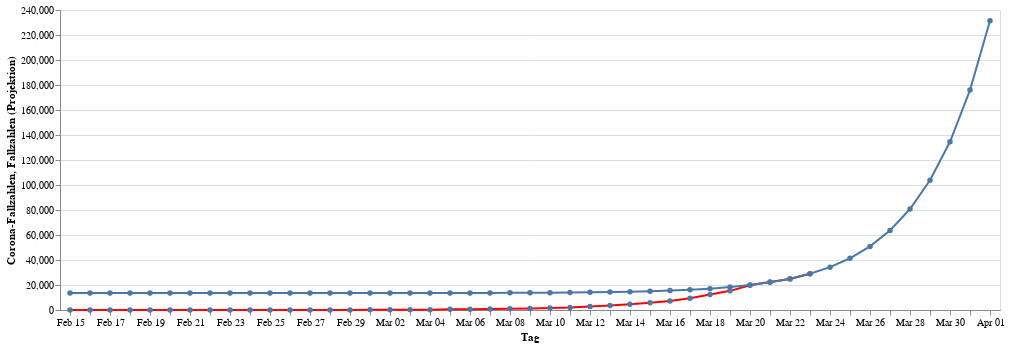

Source (notebook cell):
### Code cell
infections_chart = alt.Chart(data).mark_line(point=True, color="red").encode(
    alt.X("monthdate(day):O", title="Tag"),
    alt.Y("cases:Q", title="Corona-Fallzahlen"))
projection_chart = alt.Chart(projection_data).mark_line(point=True).encode(
    alt.X("monthdate(day):O", title="Tag"),
    alt.Y("curve:Q", title="Fallzahlen (Projektion)"))
infections_chart + projection_chart

### Figure 1 — Vega-Lite specification as saved in the notebook (floating-point values rounded to 4 significant figures)
{"config": {"view": {"continuousWidth": 400, "continuousHeight": 300}}, "layer": [{"data": {"name": "data-c3296096b88d61888a5ba735af87cc0c"}, "mark": {"type": "line", "color": "red", "point": true}, "encoding": {"x": {"type": "ordinal", "field": "day", "timeUnit": "monthdate", "title": "Tag"}, "y": {"type": "quantitative", "field": "cases", "title": "Corona-Fallzahlen"}}}, {"data": {"name": "data-e0ddb0bc1176659036fdc1147a329dd9"}, "mark": {"type": "line", "point": true}, "encoding": {"x": {"type": "ordinal", "field": "day", "timeUnit": "monthdate", "title": "Tag"}, "y": {"type": "quantitative", "field": "curve", "title": "Fallzahlen (Projektion)"}}}], "$schema": "https://vega.github.io/schema/vega-lite/v4.0.2.json", "datasets": {"data-c3296096b88d61888a5ba735af87cc0c": [{"day": "2020-02-15T00:00:00", "cases": 16}, {"day": "2020-02-16T00:00:00", "cases": 16}, {"day": "2020-02-17T00:00:00", "cases": 16}, {"day": "2020-02-18T00:00:00", "cases": 16}, {"day": "2020-02-19T00:00:00", "cases": 16}, {"day": "2020-02-20T00:00:00", "cases": 16}, {"day": "2020-02-21T00:00:00", "cases": 16}, {"day": "2020-02-22T00:00:00", "cases": 16}, {"day": "2020-02-23T00:00:00", "cases": 16}, {"day": "2020-02-24T00:00:00", "cases": 16}, {"day": "2020-02-25T00:00:00", "cases": 18}, {"day": "2020-02-26T00:00:00", "cases": 26}, {"day": "2020-02-27T00:00:00", "cases": 48}, {"day": "2020-02-28T00:00:00", "cases": 74}, {"day": "2020-02-29T00:00:00", "cases": 79}, {"day": "2020-03-01T00:00:00", "cases": 130}, {"day": "2020-03-02T00:00:00", "cases": 165}, {"day": "2020-03-03T00:00:00", "cases": 203}, {"day": "2020-03-04T00:00:00", "cases": 262}, {"day": "2020-03-05T00:00:00", "cases": 545}, {"day": "2020-03-06T00:00:00", "cases": 670}, {"day": "2020-03-07T00:00:00", "cases": 800}, {"day": "2020-03-08T00:00:00", "cases": 1040}, {"day": "2020-03-09T00:00:00", "cases": 1224}, {"day": "2020-03-10T00:00:00", "cases": 1565}, {"day": "2020-03-11T00:00:00", "cases": 1966}, {"day": "2020-03-12T00:00:00", "cases": 2745}, {"day": "2020-03-13T00:00:00", "cases": 3675}, {"day": "2020-03-14T00:00:00", "cases": 4599}, {"day": "2020-03-15T00:00:00", "cases": 5813}, {"day": "2020-03-16T00:00:00", "cases": 7272}, {"day": "2020-03-17T00:00:00", "cases": 9367}, {"day": "2020-03-18T00:00:00", "cases": 12327}, {"day": "2020-03-19T00:00:00", "cases": 15320}, {"day": "2020-03-20T00:00:00", "cases": 19848}, {"day": "2020-03-21T00:00:00", "cases": 22364}, {"day": "2020-03-22T00:00:00", "cases": 24873}, {"day": "2020-03-23T00:00:00", "cases": 29056}], "data-e0ddb0bc1176659036fdc1147a329dd9": [{"day": "2020-02-15T00:00:00", "curve": 13540.0}, {"day": "2020-02-16T00:00:00", "curve": 13540.0}, {"day": "2020-02-17T00:00:00", "curve": 13540.0}, {"day": "2020-02-18T00:00:00", "curve": 13540.0}, {"day": "2020-02-19T00:00:00", "curve": 13540.0}, {"day": "2020-02-20T00:00:00", "curve": 13540.0}, {"day": "2020-02-21T00:00:00", "curve": 13540.0}, {"day": "2020-02-22T00:00:00", "curve": 13540.0}, {"day": "2020-02-23T00:00:00", "curve": 13540.0}, {"day": "2020-02-24T00:00:00", "curve": 13540.0}, {"day": "2020-02-25T00:00:00", "curve": 13540.0}, {"day": "2020-02-26T00:00:00", "curve": 13550.0}, {"day": "2020-02-27T00:00:00", "curve": 13550.0}, {"day": "2020-02-28T00:00:00", "curve": 13550.0}, {"day": "2020-02-29T00:00:00", "curve": 13560.0}, {"day": "2020-03-01T00:00:00", "curve": 13560.0}, {"day": "2020-03-02T00:00:00", "curve": 13570.0}, {"day": "2020-03-03T00:00:00", "curve": 13580.0}, {"day": "2020-03-04T00:00:00", "curve": 13600.0}, {"day": "2020-03-05T00:00:00", "curve": 13620.0}, {"day": "2020-03-06T00:00:00", "curve": 13640.0}, {"day": "2020-03-07T00:00:00", "curve": 13680.0}, {"day": "2020-03-08T00:00:00", "curve": 13730.0}, {"day": "2020-03-09T00:00:00", "curve": 13790.0}, {"day": "2020-03-10T00:00:00", "curve": 13880.0}, {"day": "2020-03-11T00:00:00", "curve": 13990.0}, {"day": "2020-03-12T00:00:00", "curve": 14150.0}, {"day": "2020-03-13T00:00:00", "curve": 14360.0}, {"day": "2020-03-14T00:00:00", "curve": 14640.0}, {"day": "2020-03-15T00:00:00", "curve": 15010.0}, {"day": "2020-03-16T00:00:00", "curve": 15510.0}, {"day": "2020-03-17T00:00:00", "curve": 16190.0}, {"day": "2020-03-18T00:00:00", "curve": 17100.0}, {"day": "2020-03-19T00:00:00", "curve": 18310.0}, {"day": "2020-03-20T00:00:00", "curve": 19940.0}, {"day": "2020-03-21T00:00:00", "curve": 22130.0}, {"day": "2020-03-22T00:00:00", "curve": 25070.0}, {"day": "2020-03-23T00:00:00", "curve": 29000.0}, {"day": "2020-03-24T00:00:00", "curve": 34290.0}, {"day": "2020-03-25T00:00:00", "curve": 41380.0}, {"day": "2020-03-26T00:00:00", "curve": 50890.0}, {"day": "2020-03-27T00:00:00", "curve": 63650.0}, {"day": "2020-03-28T00:00:00", "curve": 80770.0}, {"day": "2020-03-29T00:00:00", "curve": 103700.0}, {"day": "2020-03-30T00:00:00", "curve": 134600.0}, {"day": "2020-03-31T00:00:00", "curve": 175900.0}, {"day": "2020-04-01T00:00:00", "curve": 231400.0}]}}
